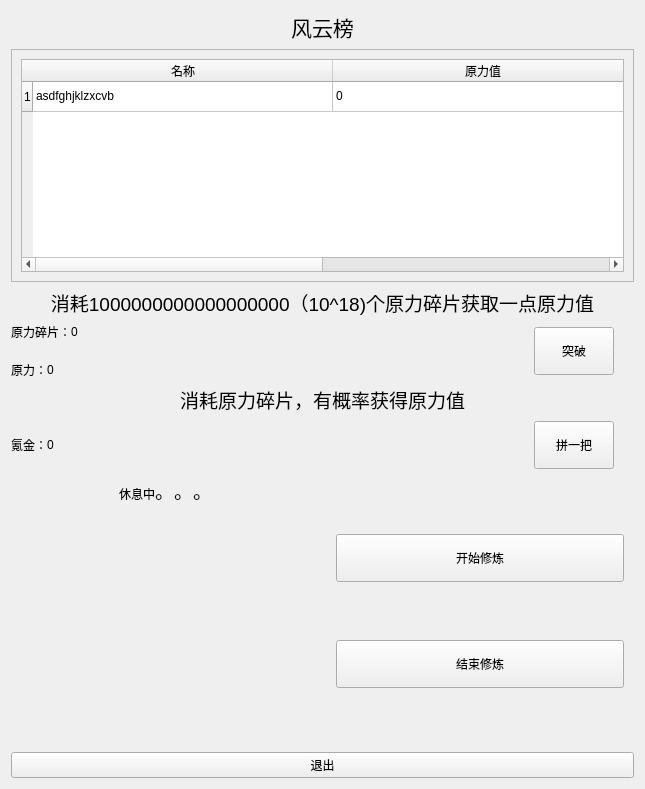
<?xml version="1.0" encoding="UTF-8"?>
<ui version="4.0">
 <class>Frame</class>
 <widget class="QFrame" name="Frame">
  <property name="geometry">
   <rect>
    <x>0</x>
    <y>0</y>
    <width>645</width>
    <height>789</height>
   </rect>
  </property>
  <property name="windowTitle">
   <string>Frame</string>
  </property>
  <layout class="QVBoxLayout" name="verticalLayout_8">
   <item>
    <layout class="QVBoxLayout" name="verticalLayout_5">
     <item>
      <widget class="QLabel" name="topic_1">
       <property name="text">
        <string>&lt;html&gt;&lt;head/&gt;&lt;body&gt;&lt;p&gt;&lt;span style=&quot; font-size:16pt;&quot;&gt;风云榜&lt;/span&gt;&lt;/p&gt;&lt;/body&gt;&lt;/html&gt;</string>
       </property>
       <property name="scaledContents">
        <bool>true</bool>
       </property>
       <property name="alignment">
        <set>Qt::AlignCenter</set>
       </property>
      </widget>
     </item>
     <item>
      <layout class="QVBoxLayout" name="verticalLayout_2">
       <item>
        <widget class="QScrollArea" name="scrollArea">
         <property name="widgetResizable">
          <bool>true</bool>
         </property>
         <widget class="QWidget" name="scrollAreaWidgetContents">
          <property name="geometry">
           <rect>
            <x>0</x>
            <y>0</y>
            <width>621</width>
            <height>236</height>
           </rect>
          </property>
          <layout class="QVBoxLayout" name="verticalLayout">
           <item>
            <widget class="QTableWidget" name="tableWidget">
             <property name="styleSheet">
              <string notr="true">font: 15pt &quot;楷体&quot;;</string>
             </property>
             <property name="columnCount">
              <number>2</number>
             </property>
             <attribute name="horizontalHeaderVisible">
              <bool>true</bool>
             </attribute>
             <attribute name="horizontalHeaderCascadingSectionResizes">
              <bool>true</bool>
             </attribute>
             <attribute name="horizontalHeaderMinimumSectionSize">
              <number>100</number>
             </attribute>
             <attribute name="horizontalHeaderDefaultSectionSize">
              <number>300</number>
             </attribute>
             <attribute name="horizontalHeaderShowSortIndicator" stdset="0">
              <bool>false</bool>
             </attribute>
             <attribute name="horizontalHeaderStretchLastSection">
              <bool>true</bool>
             </attribute>
             <attribute name="verticalHeaderCascadingSectionResizes">
              <bool>false</bool>
             </attribute>
             <attribute name="verticalHeaderShowSortIndicator" stdset="0">
              <bool>false</bool>
             </attribute>
             <attribute name="verticalHeaderStretchLastSection">
              <bool>false</bool>
             </attribute>
             <row>
              <property name="text">
               <string>1</string>
              </property>
             </row>
             <column>
              <property name="text">
               <string>名称</string>
              </property>
             </column>
             <column>
              <property name="text">
               <string>原力值</string>
              </property>
             </column>
             <item row="0" column="0">
              <property name="text">
               <string>asdfghjklzxcvb</string>
              </property>
             </item>
             <item row="0" column="1">
              <property name="text">
               <string>0</string>
              </property>
             </item>
            </widget>
           </item>
          </layout>
         </widget>
        </widget>
       </item>
      </layout>
     </item>
    </layout>
   </item>
   <item>
    <layout class="QVBoxLayout" name="verticalLayout_6">
     <item>
      <widget class="QLabel" name="topic_2">
       <property name="text">
        <string>&lt;html&gt;&lt;head/&gt;&lt;body&gt;&lt;p&gt;&lt;span style=&quot; font-size:14pt;&quot;&gt;消耗1000000000000000000（10^18)个原力碎片获取一点原力值&lt;/span&gt;&lt;/p&gt;&lt;/body&gt;&lt;/html&gt;</string>
       </property>
       <property name="alignment">
        <set>Qt::AlignCenter</set>
       </property>
      </widget>
     </item>
     <item>
      <layout class="QHBoxLayout" name="forceAndBtnlLayout" stretch="0,0">
       <property name="spacing">
        <number>20</number>
       </property>
       <property name="rightMargin">
        <number>20</number>
       </property>
       <item>
        <layout class="QVBoxLayout" name="forceLayout_3">
         <item>
          <layout class="QHBoxLayout" name="forceHlLayout_2" stretch="0,1">
           <property name="spacing">
            <number>0</number>
           </property>
           <item>
            <widget class="QLabel" name="forceLabel_2">
             <property name="styleSheet">
              <string notr="true">
font: 16pt &quot;隶书&quot;;</string>
             </property>
             <property name="text">
              <string>&lt;html&gt;&lt;head/&gt;&lt;body&gt;&lt;p&gt;原力碎片：&lt;/p&gt;&lt;/body&gt;&lt;/html&gt;</string>
             </property>
             <property name="textFormat">
              <enum>Qt::AutoText</enum>
             </property>
             <property name="alignment">
              <set>Qt::AlignLeading|Qt::AlignLeft|Qt::AlignVCenter</set>
             </property>
             <property name="textInteractionFlags">
              <set>Qt::NoTextInteraction</set>
             </property>
            </widget>
           </item>
           <item>
            <widget class="QLabel" name="forcNumberlabel_2">
             <property name="styleSheet">
              <string notr="true">font: 16pt &quot;Agency FB&quot;;</string>
             </property>
             <property name="text">
              <string>0</string>
             </property>
            </widget>
           </item>
          </layout>
         </item>
         <item>
          <layout class="QHBoxLayout" name="forceHlLayout" stretch="0,1">
           <property name="spacing">
            <number>0</number>
           </property>
           <item>
            <widget class="QLabel" name="forceLabel">
             <property name="styleSheet">
              <string notr="true">
font: 16pt &quot;隶书&quot;;</string>
             </property>
             <property name="text">
              <string>原力：</string>
             </property>
             <property name="textFormat">
              <enum>Qt::AutoText</enum>
             </property>
             <property name="alignment">
              <set>Qt::AlignLeading|Qt::AlignLeft|Qt::AlignVCenter</set>
             </property>
             <property name="textInteractionFlags">
              <set>Qt::NoTextInteraction</set>
             </property>
            </widget>
           </item>
           <item>
            <widget class="QLabel" name="forcNumberlabel">
             <property name="styleSheet">
              <string notr="true">font: 16pt &quot;Agency FB&quot;;</string>
             </property>
             <property name="text">
              <string>0</string>
             </property>
            </widget>
           </item>
          </layout>
         </item>
        </layout>
       </item>
       <item>
        <widget class="QPushButton" name="breakthroughBtn">
         <property name="styleSheet">
          <string notr="true">font: 16pt &quot;黑体&quot;;
width:40%;
height:40%;</string>
         </property>
         <property name="text">
          <string>突破</string>
         </property>
         <property name="iconSize">
          <size>
           <width>16</width>
           <height>16</height>
          </size>
         </property>
         <property name="autoRepeat">
          <bool>false</bool>
         </property>
         <property name="autoExclusive">
          <bool>true</bool>
         </property>
         <property name="autoRepeatDelay">
          <number>100</number>
         </property>
         <property name="autoDefault">
          <bool>false</bool>
         </property>
         <property name="default">
          <bool>false</bool>
         </property>
         <property name="flat">
          <bool>false</bool>
         </property>
        </widget>
       </item>
      </layout>
     </item>
    </layout>
   </item>
   <item>
    <layout class="QVBoxLayout" name="verticalLayout_7">
     <item>
      <widget class="QLabel" name="topic_3">
       <property name="text">
        <string>&lt;html&gt;&lt;head/&gt;&lt;body&gt;&lt;p&gt;&lt;span style=&quot; font-size:14pt;&quot;&gt;消耗原力碎片，有概率获得原力值&lt;/span&gt;&lt;/p&gt;&lt;/body&gt;&lt;/html&gt;</string>
       </property>
       <property name="alignment">
        <set>Qt::AlignCenter</set>
       </property>
      </widget>
     </item>
     <item>
      <layout class="QHBoxLayout" name="guessAndBtnLayout" stretch="1,0">
       <property name="spacing">
        <number>20</number>
       </property>
       <property name="leftMargin">
        <number>0</number>
       </property>
       <property name="topMargin">
        <number>1</number>
       </property>
       <property name="rightMargin">
        <number>20</number>
       </property>
       <property name="bottomMargin">
        <number>1</number>
       </property>
       <item>
        <layout class="QHBoxLayout" name="guessHlLayout" stretch="0,1">
         <property name="spacing">
          <number>0</number>
         </property>
         <item>
          <widget class="QLabel" name="guessLabel">
           <property name="styleSheet">
            <string notr="true">
font: 16pt &quot;隶书&quot;;</string>
           </property>
           <property name="text">
            <string>&lt;html&gt;&lt;head/&gt;&lt;body&gt;&lt;p&gt;氪金：&lt;/p&gt;&lt;/body&gt;&lt;/html&gt;</string>
           </property>
           <property name="textFormat">
            <enum>Qt::AutoText</enum>
           </property>
           <property name="alignment">
            <set>Qt::AlignLeading|Qt::AlignLeft|Qt::AlignVCenter</set>
           </property>
           <property name="textInteractionFlags">
            <set>Qt::NoTextInteraction</set>
           </property>
          </widget>
         </item>
         <item>
          <widget class="QLabel" name="guessNumberlabel">
           <property name="styleSheet">
            <string notr="true">font: 16pt &quot;Agency FB&quot;;</string>
           </property>
           <property name="text">
            <string>0</string>
           </property>
          </widget>
         </item>
        </layout>
       </item>
       <item>
        <widget class="QPushButton" name="guessBtn">
         <property name="styleSheet">
          <string notr="true">font: 16pt &quot;华文行楷&quot;;
width:40%;
height:40%;</string>
         </property>
         <property name="text">
          <string>拼一把</string>
         </property>
        </widget>
       </item>
      </layout>
     </item>
    </layout>
   </item>
   <item>
    <layout class="QHBoxLayout" name="horizontalLayout">
     <item>
      <layout class="QVBoxLayout" name="verticalLayout_4" stretch="0,1">
       <item>
        <widget class="QLabel" name="stateLabel">
         <property name="text">
          <string>&lt;html&gt;&lt;head/&gt;&lt;body&gt;&lt;p align=&quot;center&quot;&gt;休息中&lt;span style=&quot; font-size:14pt;&quot;&gt;。。。&lt;/span&gt;&lt;/p&gt;&lt;/body&gt;&lt;/html&gt;</string>
         </property>
        </widget>
       </item>
       <item>
        <widget class="QLabel" name="label">
         <property name="text">
          <string/>
         </property>
         <property name="pixmap">
          <pixmap>pic/stop.jpg</pixmap>
         </property>
         <property name="scaledContents">
          <bool>true</bool>
         </property>
        </widget>
       </item>
      </layout>
     </item>
     <item>
      <layout class="QVBoxLayout" name="verticalLayout_3">
       <property name="spacing">
        <number>10</number>
       </property>
       <property name="leftMargin">
        <number>10</number>
       </property>
       <property name="topMargin">
        <number>10</number>
       </property>
       <property name="rightMargin">
        <number>10</number>
       </property>
       <property name="bottomMargin">
        <number>10</number>
       </property>
       <item>
        <widget class="QPushButton" name="startBtn">
         <property name="styleSheet">
          <string notr="true">with:40%;
font: 16pt &quot;黑体&quot;;
height:40%</string>
         </property>
         <property name="text">
          <string>开始修炼</string>
         </property>
        </widget>
       </item>
       <item>
        <widget class="QPushButton" name="stopBtn">
         <property name="styleSheet">
          <string notr="true">with:40%;
height:40%;
font: 16pt &quot;黑体&quot;;</string>
         </property>
         <property name="text">
          <string>结束修炼</string>
         </property>
         <property name="iconSize">
          <size>
           <width>16</width>
           <height>32</height>
          </size>
         </property>
        </widget>
       </item>
      </layout>
     </item>
    </layout>
   </item>
   <item>
    <widget class="QPushButton" name="exitBtn">
     <property name="styleSheet">
      <string notr="true">font: 16pt &quot;华文新魏&quot;;</string>
     </property>
     <property name="text">
      <string>退出</string>
     </property>
    </widget>
   </item>
  </layout>
 </widget>
 <resources/>
 <connections/>
</ui>
